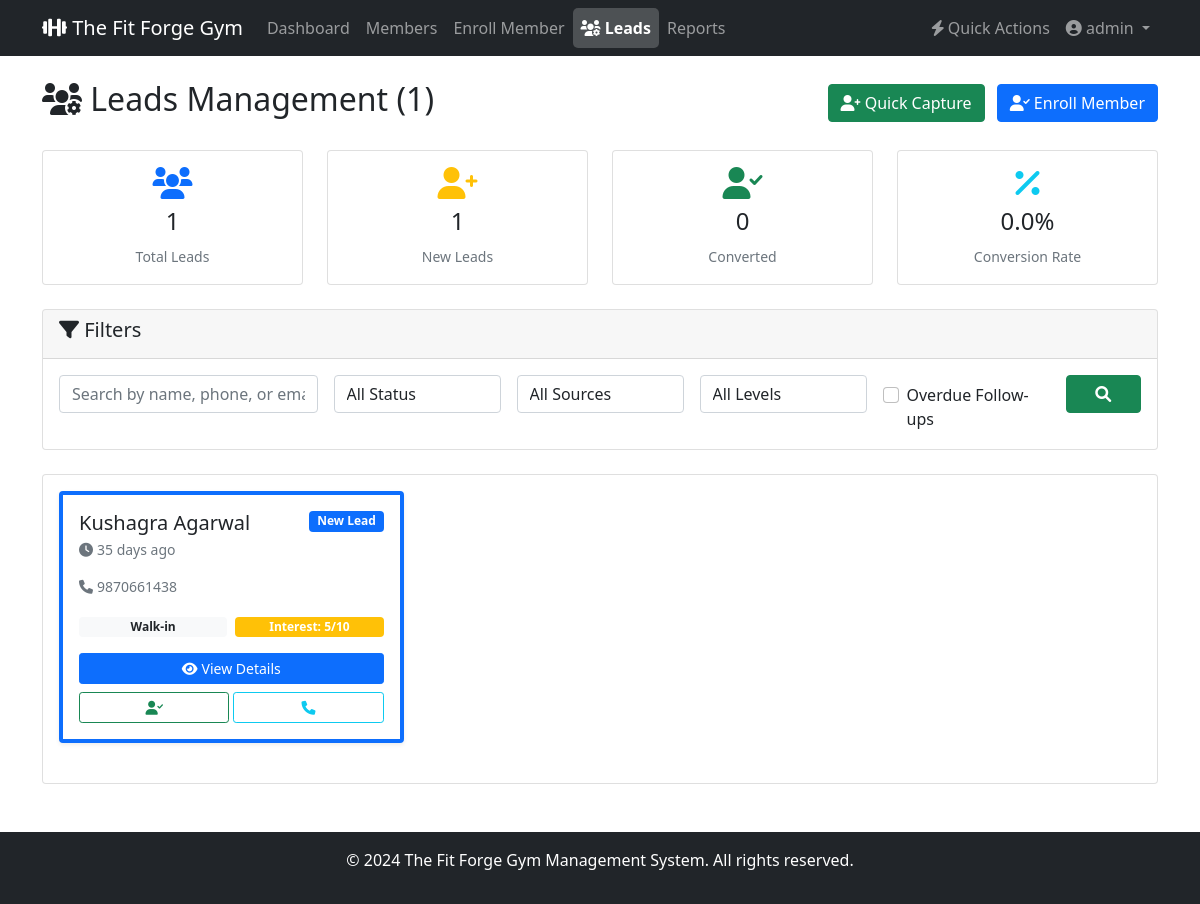
The app's page /leads/ (signed in) with its own data.
### members/models.py (models this page shows, shortened)
class Lead(models.Model):
    STATUS_CHOICES = [
        ('new', 'New Lead'),
        ('contacted', 'Contacted'),
        ('interested', 'Interested'),
        ('converted', 'Converted'),
        ('not_interested', 'Not Interested'),
    ]
    SOURCE_CHOICES = [
        ('walk_in', 'Walk-in'),
        ('referral', 'Referral'),
        ('online', 'Online'),
        ('advertisement', 'Advertisement'),
        ('social_media', 'Social Media'),
        ('other', 'Other'),
    ]
    name = models.CharField(max_length=100, help_text="Full name of the visitor")
    phone = models.CharField(
        max_length=15,
        validators=[RegexValidator(r'^\+?1?\d{9,15}$', 'Enter a valid phone number.')],
        help_text="Contact number"
    )
    email = models.EmailField(blank=True, null=True, help_text="Email address (optional)")
    status = models.CharField(max_length=20, choices=STATUS_CHOICES, default='new')
    source = models.CharField(max_length=20, choices=SOURCE_CHOICES, default='walk_in')
    interest_level = models.IntegerField(
        default=5,
        help_text="Interest level from 1-10 (10 being highest)"
    )
    notes = models.TextField(blank=True, null=True, help_text="Additional notes about the lead")
    last_contacted = models.DateTimeField(blank=True, null=True)
    next_follow_up = models.DateField(blank=True, null=True, help_text="Next follow-up date")
    converted_member = models.ForeignKey(
        Member,
        on_delete=models.SET_NULL,
        blank=True,
        null=True,
        help_text="If converted, link to the member record"
    )
    conversion_date = models.DateTimeField(blank=True, null=True)
    created_at = models.DateTimeField(auto_now_add=True)
    updated_at = models.DateTimeField(auto_now=True)
    class Meta:
        ordering = ['-created_at']
        verbose_name = "Lead"
        verbose_name_plural = "Leads"
    @property
    def days_since_created(self):
        return (timezone.now() - self.created_at).days

### members/views.py (the view, shortened to what this page needs)
# urls.py: path('leads/', views.lead_list, name='lead_list'),
@login_required
def lead_list(request):
    form = LeadFilterForm(request.GET)
    leads = Lead.objects.all().order_by('-created_at')
    if form.is_valid():
        if form.cleaned_data['status']:
            leads = leads.filter(status=form.cleaned_data['status'])
        if form.cleaned_data['source']:
            leads = leads.filter(source=form.cleaned_data['source'])
        if form.cleaned_data['overdue_follow_up']:
            leads = leads.filter(
                next_follow_up__lt=date.today(),
                status__in=['new', 'contacted', 'interested']
            )
    paginator = Paginator(leads, 12)  # 12 leads per page
    page_number = request.GET.get('page')
    page_obj = paginator.get_page(page_number)
    total_leads = Lead.objects.count()
    new_leads = Lead.objects.filter(status='new').count()
    converted_leads = Lead.objects.filter(status='converted').count()
    conversion_rate = (converted_leads / total_leads * 100) if total_leads > 0 else 0
    context = {
        'form': form,
        'leads': page_obj,
        'total_count': leads.count(),
        'total_leads': total_leads,
        'new_leads': new_leads,
        'converted_leads': converted_leads,
        'conversion_rate': round(conversion_rate, 1),
    }
    return render(request, 'members/lead_list.html', context)

### members/forms.py
class LeadFilterForm(forms.Form):
    search = forms.CharField(
        max_length=100,
        required=False,
        widget=forms.TextInput(attrs={
            'class': 'form-control',
            'placeholder': 'Search by name, phone, or email...'
        })
    )
    status = forms.ChoiceField(
        choices=[('', 'All Status')] + Lead.STATUS_CHOICES,
        required=False,
        widget=forms.Select(attrs={'class': 'form-control'})
    )
    source = forms.ChoiceField(
        choices=[('', 'All Sources')] + Lead.SOURCE_CHOICES,
        required=False,
        widget=forms.Select(attrs={'class': 'form-control'})
    )
    interest_level = forms.ChoiceField(
        choices=[
            ('', 'All Levels'),
            ('high', 'High (8-10)'),
            ('medium', 'Medium (5-7)'),
            ('low', 'Low (1-4)'),
        ],
        required=False,
        widget=forms.Select(attrs={'class': 'form-control'})
    )
    overdue_follow_up = forms.BooleanField(
        required=False,
        widget=forms.CheckboxInput(attrs={'class': 'form-check-input'})
    )

### templates/members/lead_list.html (shortened to what this page needs)
{% extends 'base.html' %}
{% block content %}
<div class="d-flex justify-content-between align-items-center mb-4">
    <h2><i class="fas fa-users-cog"></i> Leads Management ({{ total_count }})</h2>
    <div>
        <a href="{% url 'lead_capture' %}" class="btn btn-success me-2" target="_blank">
            <i class="fas fa-user-plus"></i> Quick Capture
        </a>
        <a href="{% url 'member_enroll' %}" class="btn btn-primary">
            <i class="fas fa-user-check"></i> Enroll Member
        </a>
    </div>
</div>
<div class="row mb-4">
    <div class="col-md-3">
        <div class="card text-center">
            <div class="card-body">
                <i class="fas fa-users fa-2x text-primary mb-2"></i>
                <h4>{{ total_leads }}</h4>
                <small class="text-muted">Total Leads</small>
            </div>
        </div>
    </div>
    <div class="col-md-3">
        <div class="card text-center">
            <div class="card-body">
                <i class="fas fa-user-plus fa-2x text-warning mb-2"></i>
                <h4>{{ new_leads }}</h4>
                <small class="text-muted">New Leads</small>
            </div>
        </div>
    </div>
    <div class="col-md-3">
        <div class="card text-center">
            <div class="card-body">
                <i class="fas fa-user-check fa-2x text-success mb-2"></i>
                <h4>{{ converted_leads }}</h4>
                <small class="text-muted">Converted</small>
            </div>
        </div>
    </div>
    <div class="col-md-3">
        <div class="card text-center">
            <div class="card-body">
                <i class="fas fa-percentage fa-2x text-info mb-2"></i>
                <h4>{{ conversion_rate }}%</h4>
                <small class="text-muted">Conversion Rate</small>
            </div>
        </div>
    </div>
</div>
<div class="card mb-4">
    <div class="card-header">
        <h5><i class="fas fa-filter"></i> Filters</h5>
    </div>
    <div class="card-body">
        <form method="get">
            <div class="row g-3">
                <div class="col-md-3">
                    {{ form.search }}
                </div>
                <div class="col-md-2">
                    {{ form.status }}
                </div>
                <div class="col-md-2">
                    {{ form.source }}
                </div>
                <div class="col-md-2">
                    {{ form.interest_level }}
                </div>
                <div class="col-md-2">
                    <div class="form-check mt-2">
                        {{ form.overdue_follow_up }}
                        <label class="form-check-label" for="{{ form.overdue_follow_up.id_for_label }}">
                            Overdue Follow-ups
                        </label>
                    </div>
                </div>
                <div class="col-md-1">
                    <button type="submit" class="btn btn-success w-100">
                        <i class="fas fa-search"></i>
                    </button>
                </div>
            </div>
        </form>
    </div>
</div>
<div class="card">
    <div class="card-body">
        {% if leads %}
        <div class="row">
            {% for lead in leads %}
            <div class="col-lg-4 col-md-6 mb-4">
                <div class="card h-100 shadow-sm border-start border-4
                    {% if lead.status == 'new' %}border-primary
                    {% elif lead.status == 'contacted' %}border-warning
                    {% elif lead.status == 'interested' %}border-info
                    {% elif lead.status == 'converted' %}border-success
                    {% else %}border-secondary{% endif %}">
                    <div class="card-body">
                        <div class="d-flex justify-content-between align-items-start mb-3">
                            <div>
                                <h5 class="card-title mb-1">{{ lead.name }}</h5>
                                <p class="text-muted mb-0 small">
                                    <i class="fas fa-clock me-1"></i>{{ lead.days_since_created }} days ago
                                </p>
                            </div>
                            <span class="badge
                                {% if lead.status == 'new' %}bg-primary
                                {% elif lead.status == 'contacted' %}bg-warning
                                {% elif lead.status == 'interested' %}bg-info
                                {% elif lead.status == 'converted' %}bg-success
                                {% else %}bg-secondary{% endif %}">
                                {{ lead.get_status_display }}
                            </span>
                        </div>
                        <div class="mb-3">
                            <div class="row g-2">
                                <div class="col-12">
                                    <small class="text-muted d-block">
                                        <i class="fas fa-phone me-1"></i>{{ lead.phone }}
                                    </small>
                                </div>
                            </div>
                        </div>
                        <div class="row g-2 mb-3">
                            <div class="col-6">
                                <span class="badge bg-light text-dark w-100">{{ lead.get_source_display }}</span>
                            </div>
                            <div class="col-6">
                                <span class="badge
                                    {% if lead.interest_level >= 8 %}bg-success
                                    {% elif lead.interest_level >= 5 %}bg-warning
                                    {% else %}bg-danger{% endif %} w-100">
                                    Interest: {{ lead.interest_level }}/10
                                </span>
                            </div>
                        </div>
                        <div class="d-grid gap-2">
                            <a href="{% url 'lead_detail' lead.pk %}" class="btn btn-primary btn-sm">
                                <i class="fas fa-eye me-1"></i>View Details
                            </a>
                            <div class="row g-1">
                                {% if lead.status != 'converted' %}
                                <div class="col">
                                    <a href="{% url 'convert_lead' lead.pk %}" class="btn btn-outline-success btn-sm w-100">
                                        <i class="fas fa-user-check"></i>
                                    </a>
                                </div>
                                {% endif %}
                                <div class="col">
                                    <a href="tel:{{ lead.phone }}" class="btn btn-outline-info btn-sm w-100">
                                        <i class="fas fa-phone"></i>
                                    </a>
                                </div>
                            </div>
                        </div>
                    </div>
                </div>
            </div>
            {% endfor %}
        </div>
        {% endif %}
    </div>
</div>
{% endblock %}

### templates/base.html (shortened to what this page needs)
<!DOCTYPE html>
<html lang="en">
<head>
    <link href="https://cdn.jsdelivr.net/npm/bootstrap@5.1.3/dist/css/bootstrap.min.css" rel="stylesheet">
    <link href="https://cdnjs.cloudflare.com/ajax/libs/font-awesome/6.0.0/css/all.min.css" rel="stylesheet">
</head>
<body>
    <nav class="navbar navbar-expand-lg navbar-dark bg-dark">
        <div class="container">
            <a class="navbar-brand" href="{% url 'home' %}">
                <i class="fas fa-dumbbell"></i> The Fit Forge Gym
            </a>
            <div class="collapse navbar-collapse" id="navbarNav">
                <ul class="navbar-nav me-auto">
                    {% if not user.is_authenticated %}
                    <li class="nav-item">
                        <a class="nav-link {% if request.resolver_match.url_name == 'home' %}active{% endif %}" href="{% url 'home' %}">Home</a>
                    </li>
                    {% elif user.is_authenticated %}
                    <li class="nav-item">
                        <a class="nav-link {% if request.resolver_match.url_name == 'dashboard' %}active{% endif %}" href="{% url 'dashboard' %}">Dashboard</a>
                    </li>
                    <li class="nav-item">
                        <a class="nav-link {% if request.resolver_match.url_name == 'member_list' %}active{% endif %}" href="{% url 'member_list' %}">Members</a>
                    </li>
                    <li class="nav-item">
                        <a class="nav-link {% if request.resolver_match.url_name == 'member_enroll' %}active{% endif %}" href="{% url 'member_enroll' %}">Enroll Member</a>
                    </li>
                    <li class="nav-item">
                        <a class="nav-link {% if request.resolver_match.url_name == 'lead_list' %}active{% endif %}" href="{% url 'lead_list' %}">
                            <i class="fas fa-users-cog"></i> Leads
                        </a>
                    </li>
                    <li class="nav-item">
                        <a class="nav-link {% if request.resolver_match.url_name == 'reports' %}active{% endif %}" href="{% url 'reports' %}">Reports</a>
                    </li>
                    {% endif %}
                </ul>
                <ul class="navbar-nav">
                    {% if user.is_authenticated %}
                    <li class="nav-item">
                        <a class="nav-link {% if request.resolver_match.url_name == 'quick_actions' %}active{% endif %}" href="{% url 'quick_actions' %}">
                            <i class="fas fa-bolt"></i> Quick Actions
                        </a>
                    </li>
                    <li class="nav-item dropdown">
                        <a class="nav-link dropdown-toggle" href="#" id="navbarDropdown" role="button" data-bs-toggle="dropdown">
                            <i class="fas fa-user-circle"></i> {{ user.first_name|default:user.username }}
                        </a>
                    </li>
                    {% else %}
                    <li class="nav-item">
                        <a class="nav-link login-btn" href="{% url 'login' %}">
                            <i class="fas fa-sign-in-alt"></i> Login
                        </a>
                    </li>
                    {% endif %}
                </ul>
            </div>
        </div>
    </nav>
    <main class="container mt-4">
        {% block content %}{% endblock %}
    </main>
    <footer class="bg-dark text-white text-center py-3 mt-5">
        <div class="container">
            <p>&copy; 2024 The Fit Forge Gym Management System. All rights reserved.</p>
        </div>
    </footer>
</body>
</html>

### templates/base.html (style rules this page uses)
.navbar-nav .nav-link.active { background-color: rgba(255, 255, 255, 0.2); border-radius: 5px; font-weight: bold; color: #fff !important; }

### records on screen
Lead: name "Kushagra Agarwal", days_since_created "35", status "New Lead", phone "9870661438", source "Walk-in", interest_level "5"

### other values on screen
{{ user.first_name|default:user.username }} "admin"
{{ total_count }} "1"
{{ total_leads }} "1"
{{ new_leads }} "1"
{{ converted_leads }} "0"
{{ conversion_rate }} "0.0"
